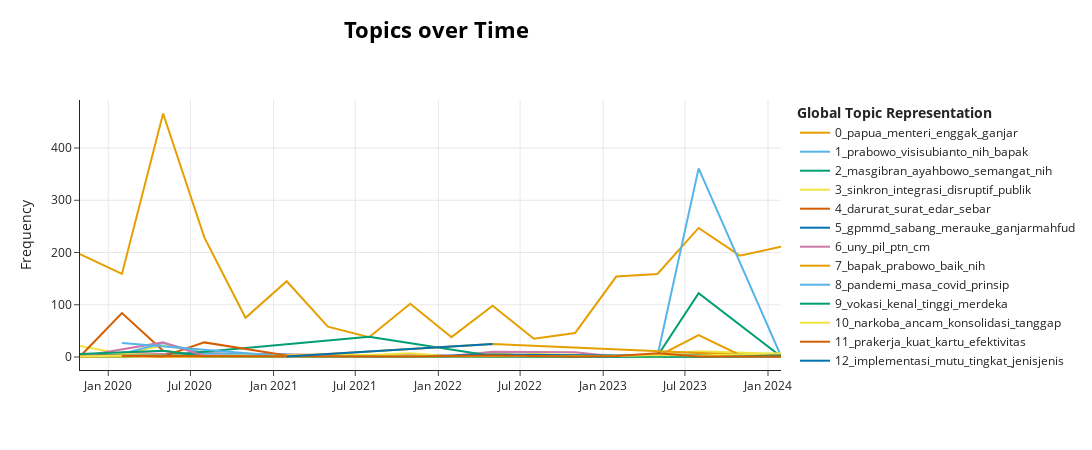

The notebook cell saved with this chart:
### Code cell
fig = results['model'].visualize_topics_over_time(results['topics_over_time'], top_n_topics=20)
# fig.update_layout(title_text=f"Topics Over Time for {period}")
fig.show()

### Figure 1 — Plotly figure (JSON) as saved in the notebook; plotly's stock layout.template omitted (floating-point values rounded to 4 significant figures)
{"data": [{"hoverinfo": "text", "hovertext": ["<b>Topic 0</b><br>Words: makarim, nadiem, mendikbud, merdeka, empat", "<b>Topic 0</b><br>Words: nadiem, makarim, libur, dinas, menteri", "<b>Topic 0</b><br>Words: covid, papua, menteri, sektor, pandemi", "<b>Topic 0</b><br>Words: papua, nadiem, makarim, pandemi, menteri", "<b>Topic 0</b><br>Words: tatap, muka, menteri, nadiem, budaya", "<b>Topic 0</b><br>Words: papua, otsus, menteri, budaya, agama", "<b>Topic 0</b><br>Words: pandemi, sbm, merdeka, enggak, budaya", "<b>Topic 0</b><br>Words: publik, enggak, bagi, sehat, jalan", "<b>Topic 0</b><br>Words: menteri, ptm, seksual, enggak, dukung", "<b>Topic 0</b><br>Words: ptm, its, susun, sektor, sehat", "<b>Topic 0</b><br>Words: merdeka, aplikasi, politik, luncur, perintah", "<b>Topic 0</b><br>Words: mipa, pimpin, papua, perempuan, enggak", "<b>Topic 0</b><br>Words: latolato, dorong, indonesiasentris, jaga, agama", "<b>Topic 0</b><br>Words: otsus, ntt, papua, jam, asli", "<b>Topic 0</b><br>Words: ragam, pesan, ganjar, maju, pranowo", "<b>Topic 0</b><br>Words: ganjar, enggak, presiden, pak, pengaruh", "<b>Topic 0</b><br>Words: ganjarmahfud, mahfud, ganjar, pranowo, md", "<b>Topic 0</b><br>Words: ganjar, enggak, sejahtera, pranowo, lebih"], "marker": {"color": "#E69F00"}, "mode": "lines", "name": "0_papua_menteri_enggak_ganjar", "type": "scatter", "x": ["2019-10-30T09:18:42.384000+00:00", "2020-01-31T06:00:11.111111+00:00", "2020-05-01T11:17:14.222222+00:00", "2020-07-31T16:34:17.333333+00:00", "2020-10-30T21:51:20.444444+00:00", "2021-01-30T03:08:23.555555+00:00", "2021-05-01T08:25:26.666666+00:00", "2021-07-31T13:42:29.777777+00:00", "2021-10-30T18:59:32.888888+00:00", "2022-01-30T00:16:36+00:00", "2022-05-01T05:33:39.111111+00:00", "2022-07-31T10:50:42.222222+00:00", "2022-10-30T16:07:45.333333+00:00", "2023-01-29T21:24:48.444444+00:00", "2023-05-01T02:41:51.555555+00:00", "2023-07-31T07:58:54.666666+00:00", "2023-10-30T13:15:57.777777+00:00", "2024-01-29T18:33:00.888888+00:00"], "y": [197, 159, 466, 229, 75, 145, 58, 38, 102, 38, 98, 35, 46, 154, 159, 247, 194, 211]}, {"hoverinfo": "text", "hovertext": ["<b>Topic 1</b><br>Words: pertanianpendidikankesehatan, domestikampinternasional, kebijakanamppraktek, kuantitatifampkualitatif, teoriampmetode", "<b>Topic 1</b><br>Words: databg, dnegan, mintanadiemmakarimlebihcerdasbikinkebijakancfahrihamzahawajibkansemuatvsiarkanacarapendidikan, riantoby, alawan", "<b>Topic 1</b><br>Words: mnyusup, buzzeramphatespeech, tegasampketat, transnasional, kebijakanampaturan", "<b>Topic 1</b><br>Words: muridmahasiswa, kejujurantidak, bohong, klarifikasi, karakter", "<b>Topic 1</b><br>Words: almarhumah, khusnul, paring, khatimah, moga", "<b>Topic 1</b><br>Words: almasih, isa, kalah, naik, menyakini", "<b>Topic 1</b><br>Words: prabowo, visisubianto, nih, bapak, delapansmangat", "<b>Topic 1</b><br>Words: whejejdndjdjsnws, makin, help, kesini, pantau"], "marker": {"color": "#56B4E9"}, "mode": "lines", "name": "1_prabowo_visisubianto_nih_bapak", "type": "scatter", "x": ["2020-05-01T11:17:14.222222+00:00", "2020-07-31T16:34:17.333333+00:00", "2020-10-30T21:51:20.444444+00:00", "2021-01-30T03:08:23.555555+00:00", "2022-10-30T16:07:45.333333+00:00", "2023-05-01T02:41:51.555555+00:00", "2023-07-31T07:58:54.666666+00:00", "2024-01-29T18:33:00.888888+00:00"], "y": [6, 3, 1, 1, 1, 2, 361, 2]}, {"hoverinfo": "text", "hovertext": ["<b>Topic 2</b><br>Words: kencang, masgibran, ayahbowo, nakwalaupun, dprsemoga", "<b>Topic 2</b><br>Words: toffler, alvin, shock, perubahanrevolusi, future", "<b>Topic 2</b><br>Words: ing, masgibran, ayahbowo, mangun, handayani", "<b>Topic 2</b><br>Words: shintia, revina, smeru, bas, tulis", "<b>Topic 2</b><br>Words: bidangnyaaa, fafifuwasweswos, bismillah, optimis, omong", "<b>Topic 2</b><br>Words: emak, jaga, imunitas, back, school", "<b>Topic 2</b><br>Words: lotr, maradona, greta, starting, morningg", "<b>Topic 2</b><br>Words: micellar, renata, syabda, alshad, ramadhan", "<b>Topic 2</b><br>Words: sob, ganjardiantara, gubernurnjenengan, nguwongke, nih", "<b>Topic 2</b><br>Words: masgibran, ayahbowo, semangat, nih, okmilihmasgibran", "<b>Topic 2</b><br>Words: docuseries, ert, muga, yoo, don"], "marker": {"color": "#009E73"}, "mode": "lines", "name": "2_masgibran_ayahbowo_semangat_nih", "type": "scatter", "x": ["2019-10-30T09:18:42.384000+00:00", "2020-01-31T06:00:11.111111+00:00", "2020-05-01T11:17:14.222222+00:00", "2020-10-30T21:51:20.444444+00:00", "2021-10-30T18:59:32.888888+00:00", "2022-05-01T05:33:39.111111+00:00", "2022-10-30T16:07:45.333333+00:00", "2023-01-29T21:24:48.444444+00:00", "2023-05-01T02:41:51.555555+00:00", "2023-07-31T07:58:54.666666+00:00", "2024-01-29T18:33:00.888888+00:00"], "y": [2, 1, 3, 1, 1, 1, 1, 1, 2, 122, 1]}, {"hoverinfo": "text", "hovertext": ["<b>Topic 3</b><br>Words: sinkron, integrasi, jalur, disruptif, publik", "<b>Topic 3</b><br>Words: rau, rosda, disruptif, inovasi, issue", "<b>Topic 3</b><br>Words: multibahasa, lini, tindih, bincang, timpang", "<b>Topic 3</b><br>Words: ciriciri, joe, biden, menclamencle, ppt", "<b>Topic 3</b><br>Words: ruangruang, produktif, regulasi, batas, warga", "<b>Topic 3</b><br>Words: bas, tara, otsus, bukti, dorong", "<b>Topic 3</b><br>Words: rentet, mesak, ismail, bidang, bukan", "<b>Topic 3</b><br>Words: core, merah, rapor, langsung, implementasi", "<b>Topic 3</b><br>Words: isolir, halmahera, baharu, filosofi, selatan", "<b>Topic 3</b><br>Words: abad, global, tantang, sinkron, integrasi", "<b>Topic 3</b><br>Words: analisis, paham, amburadul, prasarana, audiensi", "<b>Topic 3</b><br>Words: mahasiswa, amp, baru, sinkron, integrasi", "<b>Topic 3</b><br>Words: leadership, digital, batavia, kb, news", "<b>Topic 3</b><br>Words: samping, bincang, orangorang, ini, swasta", "<b>Topic 3</b><br>Words: mebenai, sains, umkm, ragam, abai", "<b>Topic 3</b><br>Words: asap, kabut, riau, lingkung, tony", "<b>Topic 3</b><br>Words: gugat, mangkas, subsidi, ketidakadilan, diskriminasi"], "marker": {"color": "#F0E442"}, "mode": "lines", "name": "3_sinkron_integrasi_disruptif_publik", "type": "scatter", "x": ["2019-10-30T09:18:42.384000+00:00", "2020-01-31T06:00:11.111111+00:00", "2020-05-01T11:17:14.222222+00:00", "2020-07-31T16:34:17.333333+00:00", "2020-10-30T21:51:20.444444+00:00", "2021-01-30T03:08:23.555555+00:00", "2021-05-01T08:25:26.666666+00:00", "2021-07-31T13:42:29.777777+00:00", "2021-10-30T18:59:32.888888+00:00", "2022-01-30T00:16:36+00:00", "2022-05-01T05:33:39.111111+00:00", "2022-07-31T10:50:42.222222+00:00", "2022-10-30T16:07:45.333333+00:00", "2023-01-29T21:24:48.444444+00:00", "2023-05-01T02:41:51.555555+00:00", "2023-07-31T07:58:54.666666+00:00", "2024-01-29T18:33:00.888888+00:00"], "y": [21, 6, 22, 9, 2, 4, 2, 3, 6, 1, 8, 1, 5, 3, 5, 11, 6]}, {"hoverinfo": "text", "hovertext": ["<b>Topic 4</b><br>Words: elektronik, surat, naskah, pegawai, permendikbud", "<b>Topic 4</b><br>Words: darurat, surat, edar, sebar, nomor", "<b>Topic 4</b><br>Words: darurat, nomor, surat, edar, sebar", "<b>Topic 4</b><br>Words: darurat, surat, edar, wisuda, nomor", "<b>Topic 4</b><br>Words: respon, coronavirus, wabah, jarak, bentuk", "<b>Topic 4</b><br>Words: cantum, edar, surat, nomor, tiada", "<b>Topic 4</b><br>Words: surat, edaranya, pembejalaran, darurat, pls", "<b>Topic 4</b><br>Words: ppkm, level, edar, surat, masa", "<b>Topic 4</b><br>Words: keras, cegah, permendikbudristek, lingkung, tanggulang", "<b>Topic 4</b><br>Words: pramuka, nomor, transformasi, wajib, atur"], "marker": {"color": "#D55E00"}, "mode": "lines", "name": "4_darurat_surat_edar_sebar", "type": "scatter", "x": ["2019-10-30T09:18:42.384000+00:00", "2020-01-31T06:00:11.111111+00:00", "2020-05-01T11:17:14.222222+00:00", "2020-07-31T16:34:17.333333+00:00", "2020-10-30T21:51:20.444444+00:00", "2021-01-30T03:08:23.555555+00:00", "2021-05-01T08:25:26.666666+00:00", "2021-07-31T13:42:29.777777+00:00", "2023-07-31T07:58:54.666666+00:00", "2024-01-29T18:33:00.888888+00:00"], "y": [1, 84, 12, 2, 1, 2, 1, 1, 1, 1]}, {"hoverinfo": "text", "hovertext": ["<b>Topic 5</b><br>Words: gpmmd, sabang, merauke, ganjarmahfud, gratis"], "marker": {"color": "#0072B2"}, "mode": "lines", "name": "5_gpmmd_sabang_merauke_ganjarmahfud", "type": "scatter", "x": ["2023-10-30T13:15:57.777777+00:00"], "y": [104]}, {"hoverinfo": "text", "hovertext": ["<b>Topic 6</b><br>Words: cm, uny, kakak, kasih, manajemen", "<b>Topic 6</b><br>Words: manajemen, pil, uny, unj, cm", "<b>Topic 6</b><br>Words: uny, pil, ptn, kira, utbk", "<b>Topic 6</b><br>Words: uny, aku, pil, ptn, tanya", "<b>Topic 6</b><br>Words: uny, ptn, pil, skor, ga", "<b>Topic 6</b><br>Words: uny, rep, matkul, mbkm, nglakuin", "<b>Topic 6</b><br>Words: uny, pil, kalian, sch, tanya", "<b>Topic 6</b><br>Words: nanya, kakakkakak, uny, ebook, ngga", "<b>Topic 6</b><br>Words: uny, ptn, yaa, kira, berapaa", "<b>Topic 6</b><br>Words: uny, pambudi, argo, manajemen, drs", "<b>Topic 6</b><br>Words: debat, kira, belum, simulasi, siapin", "<b>Topic 6</b><br>Words: skor, uny, utbk, ptn, dong", "<b>Topic 6</b><br>Words: pil, unnes, uny, teknologi, mending"], "marker": {"color": "#CC79A7"}, "mode": "lines", "name": "6_uny_pil_ptn_cm", "type": "scatter", "x": ["2020-01-31T06:00:11.111111+00:00", "2020-05-01T11:17:14.222222+00:00", "2020-07-31T16:34:17.333333+00:00", "2021-01-30T03:08:23.555555+00:00", "2021-05-01T08:25:26.666666+00:00", "2021-07-31T13:42:29.777777+00:00", "2021-10-30T18:59:32.888888+00:00", "2022-01-30T00:16:36+00:00", "2022-05-01T05:33:39.111111+00:00", "2022-10-30T16:07:45.333333+00:00", "2023-01-29T21:24:48.444444+00:00", "2023-05-01T02:41:51.555555+00:00", "2024-01-29T18:33:00.888888+00:00"], "y": [9, 6, 7, 5, 5, 3, 5, 2, 10, 9, 1, 4, 3]}, {"hoverinfo": "text", "hovertext": ["<b>Topic 7</b><br>Words: moga, bapak, terimakasih, baik, bapaksdh", "<b>Topic 7</b><br>Words: rembuk, urun, monggo, efektifitas, sumpah", "<b>Topic 7</b><br>Words: rangkul, kelak, desa, maupun, rata", "<b>Topic 7</b><br>Words: wainnailihi, rojiun, innalilahi, bunuh, prihatin", "<b>Topic 7</b><br>Words: kan, pasti, moga, pihak, jalan", "<b>Topic 7</b><br>Words: tenang, gembira, nyaman, tempuh, sch", "<b>Topic 7</b><br>Words: aamiiin, nyai, allahumma, dokter, study", "<b>Topic 7</b><br>Words: surabaya, pelosokpelosok, pakde, hah, bapak", "<b>Topic 7</b><br>Words: noge, mudahmudah, tks, sangatsangat, tiru", "<b>Topic 7</b><br>Words: valid, katolik, salam, bas, data", "<b>Topic 7</b><br>Words: aksee, kotak, pkb, an, ulang", "<b>Topic 7</b><br>Words: bapak, prabowo, nih, baik, solutif", "<b>Topic 7</b><br>Words: transportasi, maju, ki, bapak, mugi", "<b>Topic 7</b><br>Words: sekeraskerasnya, sebesarbesarnya, kang, pisah, kawal"], "marker": {"color": "#E69F00"}, "mode": "lines", "name": "7_bapak_prabowo_baik_nih", "type": "scatter", "x": ["2019-10-30T09:18:42.384000+00:00", "2020-01-31T06:00:11.111111+00:00", "2020-05-01T11:17:14.222222+00:00", "2020-07-31T16:34:17.333333+00:00", "2020-10-30T21:51:20.444444+00:00", "2021-01-30T03:08:23.555555+00:00", "2021-05-01T08:25:26.666666+00:00", "2021-10-30T18:59:32.888888+00:00", "2022-01-30T00:16:36+00:00", "2023-01-29T21:24:48.444444+00:00", "2023-05-01T02:41:51.555555+00:00", "2023-07-31T07:58:54.666666+00:00", "2023-10-30T13:15:57.777777+00:00", "2024-01-29T18:33:00.888888+00:00"], "y": [5, 3, 1, 1, 1, 1, 2, 2, 2, 1, 1, 42, 4, 1]}, {"hoverinfo": "text", "hovertext": ["<b>Topic 8</b><br>Words: darurat, masa, covid, rebalancing, laksana", "<b>Topic 8</b><br>Words: pandemi, masa, intensif, covid, prinsip", "<b>Topic 8</b><br>Words: pandemi, takar, covid, prinsip, masa", "<b>Topic 8</b><br>Words: pandemi, masa, prinsip, covid, ubah", "<b>Topic 8</b><br>Words: afirmatif, darurat, hadap, covid, pandemi", "<b>Topic 8</b><br>Words: antonio, meucci, genggam, telepon, trivia", "<b>Topic 8</b><br>Words: ketidaksetaraan, tepat, bukti, atas, program"], "marker": {"color": "#56B4E9"}, "mode": "lines", "name": "8_pandemi_masa_covid_prinsip", "type": "scatter", "x": ["2020-01-31T06:00:11.111111+00:00", "2020-05-01T11:17:14.222222+00:00", "2020-07-31T16:34:17.333333+00:00", "2020-10-30T21:51:20.444444+00:00", "2021-01-30T03:08:23.555555+00:00", "2021-05-01T08:25:26.666666+00:00", "2023-10-30T13:15:57.777777+00:00"], "y": [6, 27, 7, 5, 5, 1, 1]}, {"hoverinfo": "text", "hovertext": ["<b>Topic 9</b><br>Words: sumberdaya, tinggi, catat, kampus, maksimal", "<b>Topic 9</b><br>Words: vokasi, tinggi, tahunsaya, pandai, vakschoolsekolah", "<b>Topic 9</b><br>Words: vokasi, kenal, tinggi, merdeka, profesional", "<b>Topic 9</b><br>Words: vokasi, edwin, manchester, tinggi, selekta", "<b>Topic 9</b><br>Words: stmm, digital, excellence, talenta, center", "<b>Topic 9</b><br>Words: vokasi, smkpoliteknik, tambangpabrik, insight, kalimantan"], "marker": {"color": "#009E73"}, "mode": "lines", "name": "9_vokasi_kenal_tinggi_merdeka", "type": "scatter", "x": ["2019-10-30T09:18:42.384000+00:00", "2020-05-01T11:17:14.222222+00:00", "2021-07-31T13:42:29.777777+00:00", "2022-05-01T05:33:39.111111+00:00", "2023-01-29T21:24:48.444444+00:00", "2024-01-29T18:33:00.888888+00:00"], "y": [1, 3, 39, 2, 1, 1]}, {"hoverinfo": "text", "hovertext": ["<b>Topic 10</b><br>Words: klaten, kabupaten, se, rangka, otgodp", "<b>Topic 10</b><br>Words: kab, bekas, narkoba, lingkung, pc", "<b>Topic 10</b><br>Words: narkoba, sanggau, ancam, konsolidasi, tanggap", "<b>Topic 10</b><br>Words: narkoba, konsolidasi, ancam, tanggap, kota", "<b>Topic 10</b><br>Words: narkoba, konsolidasi, ancam, tanggap, bnn", "<b>Topic 10</b><br>Words: bmps, bekas, tara, kota, sebut", "<b>Topic 10</b><br>Words: narkoba, bnnk, konsolidasi, ancam, tanggap", "<b>Topic 10</b><br>Words: narkoba, ancam, tanggap, konsolidasi, lingkung", "<b>Topic 10</b><br>Words: gresik, narkoba, giat, pgn, ancam", "<b>Topic 10</b><br>Words: narkoba, hani, konsolidasi, pidie, bnn", "<b>Topic 10</b><br>Words: narkoba, ancam, konsolidasi, tanggap, kota", "<b>Topic 10</b><br>Words: giat, eksul, bertanggunjawab, walkot, narkoba"], "marker": {"color": "#F0E442"}, "mode": "lines", "name": "10_narkoba_ancam_konsolidasi_tanggap", "type": "scatter", "x": ["2020-01-31T06:00:11.111111+00:00", "2020-07-31T16:34:17.333333+00:00", "2021-05-01T08:25:26.666666+00:00", "2021-07-31T13:42:29.777777+00:00", "2021-10-30T18:59:32.888888+00:00", "2022-01-30T00:16:36+00:00", "2022-05-01T05:33:39.111111+00:00", "2022-07-31T10:50:42.222222+00:00", "2023-01-29T21:24:48.444444+00:00", "2023-05-01T02:41:51.555555+00:00", "2023-07-31T07:58:54.666666+00:00", "2024-01-29T18:33:00.888888+00:00"], "y": [6, 2, 5, 4, 7, 1, 2, 6, 2, 1, 6, 2]}, {"hoverinfo": "text", "hovertext": ["<b>Topic 11</b><br>Words: pnf, pres, nonformal, integrasi, terampil", "<b>Topic 11</b><br>Words: selenggara, paud, prakerja, kuat, bidang", "<b>Topic 11</b><br>Words: selenggara, tripusat, sokong, komponen, kolaborasi", "<b>Topic 11</b><br>Words: kuat, prakerja, efektivitas, pip, kartu", "<b>Topic 11</b><br>Words: prakerja, kartu, vaksin, kuat, vokasi", "<b>Topic 11</b><br>Words: anggur, rpjmn, tuang, atas, vokasi", "<b>Topic 11</b><br>Words: selenggara, paud, operasional, bos, bantu", "<b>Topic 11</b><br>Words: prakerja, prakarya, gigi, embel, bantu"], "marker": {"color": "#D55E00"}, "mode": "lines", "name": "11_prakerja_kuat_kartu_efektivitas", "type": "scatter", "x": ["2019-10-30T09:18:42.384000+00:00", "2020-01-31T06:00:11.111111+00:00", "2020-05-01T11:17:14.222222+00:00", "2020-07-31T16:34:17.333333+00:00", "2021-01-30T03:08:23.555555+00:00", "2021-07-31T13:42:29.777777+00:00", "2022-01-30T00:16:36+00:00", "2023-07-31T07:58:54.666666+00:00"], "y": [1, 3, 1, 28, 3, 1, 2, 2]}, {"hoverinfo": "text", "hovertext": ["<b>Topic 12</b><br>Words: pergunu, ragu, paket, mutu, karakter", "<b>Topic 12</b><br>Words: alqur, finlandia, elektronik, ketenagakerjaan, integrasi", "<b>Topic 12</b><br>Words: abadi, mutu, perata, anggap, gerak", "<b>Topic 12</b><br>Words: karakter, ppt, download, tim, bangsa", "<b>Topic 12</b><br>Words: ikhtiar, asesmen, adil, nasional, lalu", "<b>Topic 12</b><br>Words: kskk, madrasah, direktorat, inklusif, arah", "<b>Topic 12</b><br>Words: fokus, harap, kualitas, program, tingkat", "<b>Topic 12</b><br>Words: hilihh, mbel, sig, geografi, bas", "<b>Topic 12</b><br>Words: implementasi, zonasi, tumpang, tindih, ristek", "<b>Topic 12</b><br>Words: jenisjenis, wajib, konferensi, film, sesi", "<b>Topic 12</b><br>Words: nw, beak, tanak, mi, rise", "<b>Topic 12</b><br>Words: implementasi, awas, perdirjen, fkkmk, mengikutsertakan", "<b>Topic 12</b><br>Words: mutu, pks, tingkat, propendidikan, relevansi", "<b>Topic 12</b><br>Words: trends, identitas, tilik, konferensi, rekomendasi"], "marker": {"color": "#0072B2"}, "mode": "lines", "name": "12_implementasi_mutu_tingkat_jenisjenis", "type": "scatter", "x": ["2019-10-30T09:18:42.384000+00:00", "2020-01-31T06:00:11.111111+00:00", "2020-05-01T11:17:14.222222+00:00", "2020-07-31T16:34:17.333333+00:00", "2021-01-30T03:08:23.555555+00:00", "2021-05-01T08:25:26.666666+00:00", "2021-07-31T13:42:29.777777+00:00", "2021-10-30T18:59:32.888888+00:00", "2022-05-01T05:33:39.111111+00:00", "2023-01-29T21:24:48.444444+00:00", "2023-05-01T02:41:51.555555+00:00", "2023-07-31T07:58:54.666666+00:00", "2023-10-30T13:15:57.777777+00:00", "2024-01-29T18:33:00.888888+00:00"], "y": [3, 3, 3, 1, 1, 2, 1, 1, 5, 3, 4, 5, 5, 3]}, {"hoverinfo": "text", "hovertext": ["<b>Topic 13</b><br>Words: gontaganti, biru, cetak, cegah, pandemi", "<b>Topic 13</b><br>Words: covid, pandemi, lama, ubah, masa", "<b>Topic 13</b><br>Words: pandemi, covid, pemkab, prinsip, lama"], "marker": {"color": "#CC79A7"}, "mode": "lines", "name": "13_pandemi_covid_lama_masa", "type": "scatter", "x": ["2019-10-30T09:18:42.384000+00:00", "2020-05-01T11:17:14.222222+00:00", "2020-07-31T16:34:17.333333+00:00"], "y": [1, 28, 2]}, {"hoverinfo": "text", "hovertext": ["<b>Topic 14</b><br>Words: aliansi, najelaa, shihab, assessment, system", "<b>Topic 14</b><br>Words: aliansi, kereta, jumput, rel, kirikanan", "<b>Topic 14</b><br>Words: susilo, bambang, yudhoyono, aliansi, monumental", "<b>Topic 14</b><br>Words: madhyama, aliansi, himakpuny, website, temu", "<b>Topic 14</b><br>Words: aliansi, usul, pandang, sampai, istana", "<b>Topic 14</b><br>Words: mei, aliansi, hari, konsolidasi, continua"], "marker": {"color": "#E69F00"}, "mode": "lines", "name": "14_aliansi_usul_pandang_sampai", "type": "scatter", "x": ["2019-10-30T09:18:42.384000+00:00", "2020-07-31T16:34:17.333333+00:00", "2020-10-30T21:51:20.444444+00:00", "2021-01-30T03:08:23.555555+00:00", "2022-05-01T05:33:39.111111+00:00", "2024-01-29T18:33:00.888888+00:00"], "y": [1, 2, 1, 1, 25, 1]}, {"hoverinfo": "text", "hovertext": ["<b>Topic 15</b><br>Words: pemda, cegah, islam, minta, corona", "<b>Topic 15</b><br>Words: debby, kurniawan, mui, gaduh, pemda", "<b>Topic 15</b><br>Words: pppk, ancam, muhammadiyah, swasta, selenggara", "<b>Topic 15</b><br>Words: appad, vaksin, tolak, resmi, korban"], "marker": {"color": "#56B4E9"}, "mode": "lines", "name": "15_pemda_cegah_islam_minta", "type": "scatter", "x": ["2020-01-31T06:00:11.111111+00:00", "2021-01-30T03:08:23.555555+00:00", "2021-10-30T18:59:32.888888+00:00", "2022-01-30T00:16:36+00:00"], "y": [27, 1, 1, 1]}, {"hoverinfo": "text", "hovertext": ["<b>Topic 16</b><br>Words: teu, heula, gumun, mun, ndoro", "<b>Topic 16</b><br>Words: ora, sing, dadi, opo, due", "<b>Topic 16</b><br>Words: go, kakehen, koh, mlaku, maning", "<b>Topic 16</b><br>Words: teh, nikah, obrolane, ayem, adem", "<b>Topic 16</b><br>Words: lupa, sare, neng, mboten, peloson", "<b>Topic 16</b><br>Words: njupuk, nek, dadi, sok, niat", "<b>Topic 16</b><br>Words: ngunu, bsi, promosipromosi, koyok, wae", "<b>Topic 16</b><br>Words: moal, rejekina, mboh, abi, aya", "<b>Topic 16</b><br>Words: ora, rakyate, ben, kanggo, hlo", "<b>Topic 16</b><br>Words: prajab, nek, ppg, ora, gt"], "marker": {"color": "#009E73"}, "mode": "lines", "name": "16_ora_sing_dadi_iso", "type": "scatter", "x": ["2019-10-30T09:18:42.384000+00:00", "2020-05-01T11:17:14.222222+00:00", "2020-07-31T16:34:17.333333+00:00", "2021-01-30T03:08:23.555555+00:00", "2021-10-30T18:59:32.888888+00:00", "2022-07-31T10:50:42.222222+00:00", "2022-10-30T16:07:45.333333+00:00", "2023-05-01T02:41:51.555555+00:00", "2023-07-31T07:58:54.666666+00:00", "2024-01-29T18:33:00.888888+00:00"], "y": [6, 12, 1, 1, 2, 1, 1, 2, 1, 3]}, {"hoverinfo": "text", "hovertext": ["<b>Topic 17</b><br>Words: quick, baby, learningnya, count, bommer", "<b>Topic 17</b><br>Words: bahasa, policy, what, suck, country", "<b>Topic 17</b><br>Words: deep, another, between, overthinking, huft", "<b>Topic 17</b><br>Words: slightly, rsbi, gonna, infra, equivalent", "<b>Topic 17</b><br>Words: ahead, happen, talking, were, rat", "<b>Topic 17</b><br>Words: be, permisi, debt, case, much", "<b>Topic 17</b><br>Words: as, protesting, decision, then, engaged", "<b>Topic 17</b><br>Words: what, about, think, you, jurus", "<b>Topic 17</b><br>Words: its, all, successful, capitalism, because", "<b>Topic 17</b><br>Words: what, mnrt, also, aug, discuss", "<b>Topic 17</b><br>Words: the, enough, of, not, issues", "<b>Topic 17</b><br>Words: be, your, on, not, you"], "marker": {"color": "#F0E442"}, "mode": "lines", "name": "17_be_what_will_not", "type": "scatter", "x": ["2019-10-30T09:18:42.384000+00:00", "2020-01-31T06:00:11.111111+00:00", "2020-07-31T16:34:17.333333+00:00", "2020-10-30T21:51:20.444444+00:00", "2021-01-30T03:08:23.555555+00:00", "2021-10-30T18:59:32.888888+00:00", "2022-05-01T05:33:39.111111+00:00", "2022-07-31T10:50:42.222222+00:00", "2023-01-29T21:24:48.444444+00:00", "2023-05-01T02:41:51.555555+00:00", "2023-07-31T07:58:54.666666+00:00", "2024-01-29T18:33:00.888888+00:00"], "y": [1, 3, 1, 1, 1, 2, 1, 1, 2, 4, 3, 7]}, {"hoverinfo": "text", "hovertext": ["<b>Topic 18</b><br>Words: studi, yogyyakarta, dosen, observasi, mahasiswa", "<b>Topic 18</b><br>Words: universitas, sujendra, komang, ganesha, pgsd", "<b>Topic 18</b><br>Words: riko, galang, wikan, fakultas, prodi", "<b>Topic 18</b><br>Words: bandah, dinabire, adonia, mariana, sakwela", "<b>Topic 18</b><br>Words: kerjasama, sukarela, penandatangan, ditindaklanjuti, kolaboratif", "<b>Topic 18</b><br>Words: rukmini, recently, entitled, elisabeth, articled", "<b>Topic 18</b><br>Words: affirmative, action, polri, rekrutmen, kategori", "<b>Topic 18</b><br>Words: fip, uny, sbmptn, fotografi, mahasiswa", "<b>Topic 18</b><br>Words: fip, wiratama, vi, bhayangkara, akpol", "<b>Topic 18</b><br>Words: journal, peerreviewed, dh, published, puslitjak", "<b>Topic 18</b><br>Words: inam, akhsanul, umm, matematika, universitas", "<b>Topic 18</b><br>Words: universitas, kristanto, iptu, ssdm, daniel", "<b>Topic 18</b><br>Words: teknik, elektro, tegar, campaign, dwi", "<b>Topic 18</b><br>Words: musma, recruitment, hima, open, kp", "<b>Topic 18</b><br>Words: magister, hukum, ganjil, kerjasama, badan"], "marker": {"color": "#D55E00"}, "mode": "lines", "name": "18_universitas_polri_magister_kristanto", "type": "scatter", "x": ["2020-01-31T06:00:11.111111+00:00", "2020-05-01T11:17:14.222222+00:00", "2020-07-31T16:34:17.333333+00:00", "2020-10-30T21:51:20.444444+00:00", "2021-05-01T08:25:26.666666+00:00", "2021-07-31T13:42:29.777777+00:00", "2021-10-30T18:59:32.888888+00:00", "2022-05-01T05:33:39.111111+00:00", "2022-07-31T10:50:42.222222+00:00", "2022-10-30T16:07:45.333333+00:00", "2023-01-29T21:24:48.444444+00:00", "2023-05-01T02:41:51.555555+00:00", "2023-07-31T07:58:54.666666+00:00", "2023-10-30T13:15:57.777777+00:00", "2024-01-29T18:33:00.888888+00:00"], "y": [2, 2, 1, 1, 1, 1, 1, 3, 2, 1, 2, 7, 1, 1, 1]}, {"hoverinfo": "text", "hovertext": ["<b>Topic 19</b><br>Words: sinambung, jalan, huda, relevansi, sejati", "<b>Topic 19</b><br>Words: inklusif, kawal, bersamasama, vamsa, sobat"], "marker": {"color": "#0072B2"}, "mode": "lines", "name": "19_inklusif_kawal_bersamasama_vamsa", "type": "scatter", "x": ["2021-01-30T03:08:23.555555+00:00", "2022-05-01T05:33:39.111111+00:00"], "y": [1, 25]}], "layout": {"height": 450, "hoverlabel": {"bgcolor": "white", "font": {"family": "Rockwell", "size": 16}}, "legend": {"title": {"text": "<b>Global Topic Representation"}}, "title": {"font": {"color": "Black", "size": 22}, "text": "<b>Topics over Time</b>", "x": 0.4, "xanchor": "center", "y": 0.95, "yanchor": "top"}, "width": 1250, "xaxis": {"showgrid": true}, "yaxis": {"showgrid": true, "title": {"text": "Frequency"}}}}
